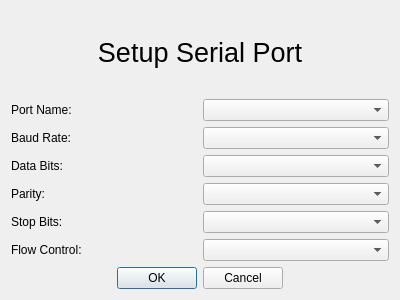
<?xml version="1.0" encoding="UTF-8"?>
<ui version="4.0">
 <class>serialSetup</class>
 <widget class="QDialog" name="serialSetup">
  <property name="geometry">
   <rect>
    <x>0</x>
    <y>0</y>
    <width>400</width>
    <height>300</height>
   </rect>
  </property>
  <property name="windowTitle">
   <string>SERIAL</string>
  </property>
  <layout class="QGridLayout" name="gridLayout">
   <item row="1" column="0">
    <widget class="QLabel" name="label_2">
     <property name="text">
      <string>Port Name: </string>
     </property>
    </widget>
   </item>
   <item row="1" column="1">
    <widget class="QComboBox" name="portName"/>
   </item>
   <item row="2" column="0">
    <widget class="QLabel" name="label_3">
     <property name="text">
      <string>Baud Rate: </string>
     </property>
    </widget>
   </item>
   <item row="2" column="1">
    <widget class="QComboBox" name="baudRate"/>
   </item>
   <item row="3" column="0">
    <widget class="QLabel" name="label_4">
     <property name="text">
      <string>Data Bits: </string>
     </property>
    </widget>
   </item>
   <item row="3" column="1">
    <widget class="QComboBox" name="dataBits"/>
   </item>
   <item row="4" column="0">
    <widget class="QLabel" name="label_5">
     <property name="text">
      <string>Parity: </string>
     </property>
    </widget>
   </item>
   <item row="4" column="1">
    <widget class="QComboBox" name="parity"/>
   </item>
   <item row="5" column="0">
    <widget class="QLabel" name="label_6">
     <property name="text">
      <string>Stop Bits: </string>
     </property>
    </widget>
   </item>
   <item row="5" column="1">
    <widget class="QComboBox" name="stopBits"/>
   </item>
   <item row="6" column="0">
    <widget class="QLabel" name="label_7">
     <property name="text">
      <string>Flow Control: </string>
     </property>
    </widget>
   </item>
   <item row="6" column="1">
    <widget class="QComboBox" name="flowControl"/>
   </item>
   <item row="7" column="0" colspan="2">
    <widget class="QDialogButtonBox" name="buttonBox">
     <property name="standardButtons">
      <set>QDialogButtonBox::Cancel|QDialogButtonBox::Ok</set>
     </property>
     <property name="centerButtons">
      <bool>true</bool>
     </property>
    </widget>
   </item>
   <item row="0" column="0" colspan="2">
    <widget class="QLabel" name="label">
     <property name="font">
      <font>
       <pointsize>20</pointsize>
      </font>
     </property>
     <property name="text">
      <string>Setup Serial Port</string>
     </property>
     <property name="alignment">
      <set>Qt::AlignCenter</set>
     </property>
    </widget>
   </item>
  </layout>
 </widget>
 <resources/>
 <connections/>
</ui>
